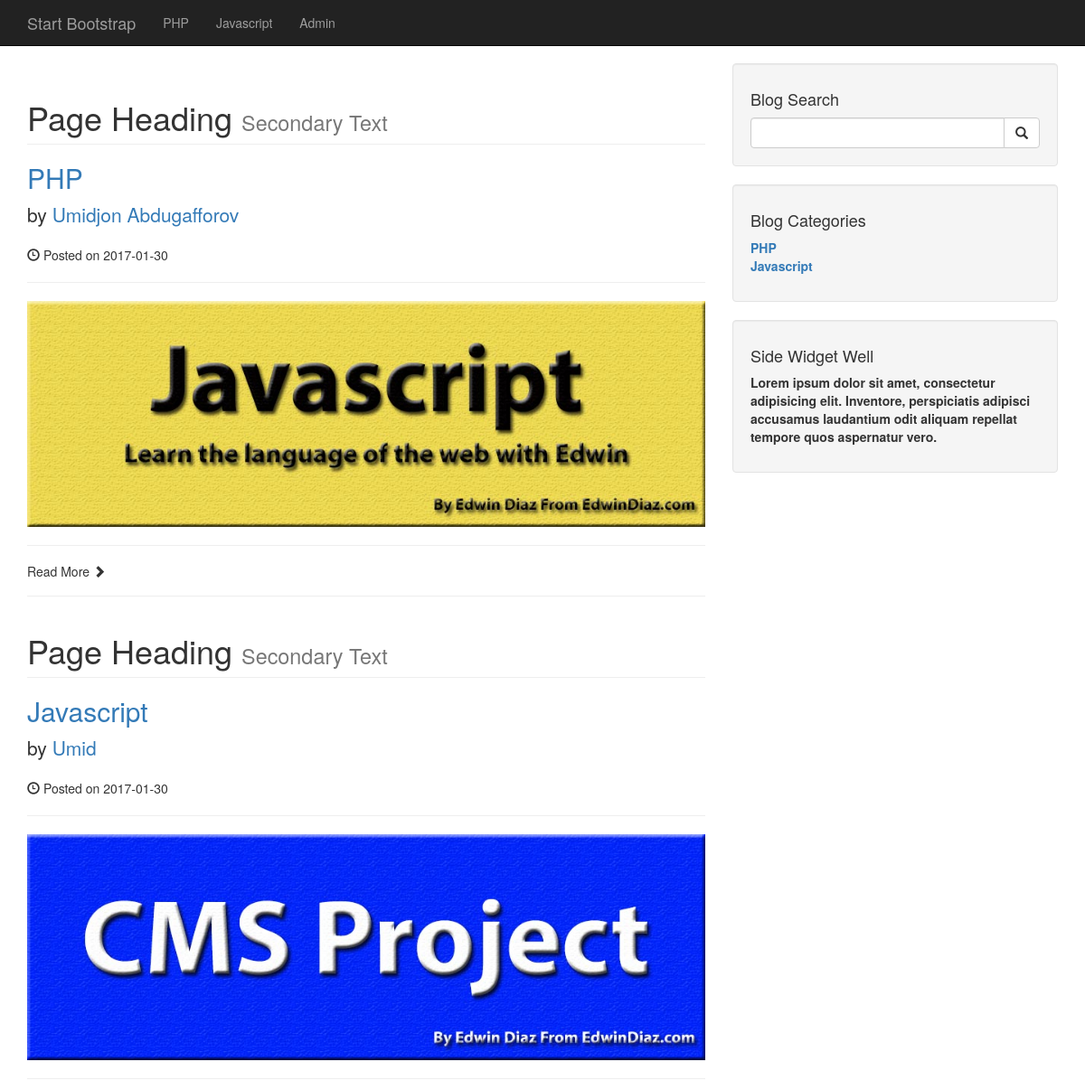
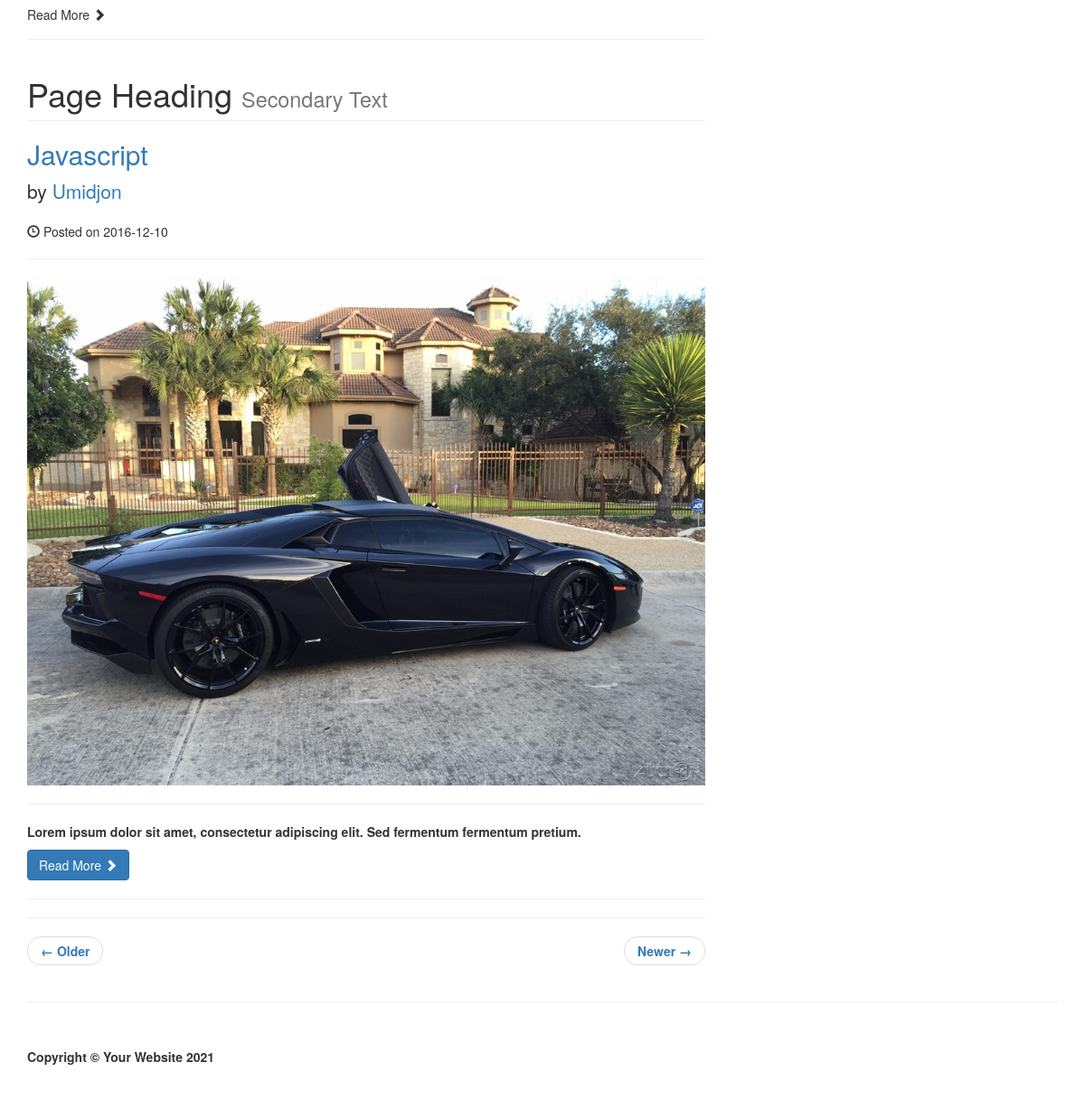
Screenshot of /category.php?category=48 with the database file from the repository (2 pictures, top to bottom).
### tables this page shows
CREATE TABLE `categories` (
  `cat_id` int(3) NOT NULL,
  `cat_title` varchar(255) NOT NULL
);

CREATE TABLE `posts` (
  `post_id` int(3) NOT NULL,
  `post_category_id` int(3) NOT NULL,
  `post_title` varchar(255) NOT NULL,
  `post_author` varchar(255) NOT NULL,
  `post_user` varchar(255) NOT NULL,
  `post_date` date NOT NULL,
  `post_image` text NOT NULL,
  `post_content` text NOT NULL,
  `post_tags` varchar(255) NOT NULL,
  `post_comment_count` varchar(255) NOT NULL,
  `post_status` varchar(255) NOT NULL DEFAULT 'draft',
  `post_views_count` int(11) NOT NULL
);

### category.php (the view)
<?php
include "includes/db.php";
include "includes/header.php";
?>
<?php include "includes/navigation.php"; ?>
<div class="container">
    <div class="row">
        <div class="col-md-8">
            <?php
            if(isset($_GET['category'])){
               $post_category_id = $_GET['category'];
            }
            $query = "SELECT * FROM posts WHERE post_category_id = $post_category_id ";
            $select_all_posts_query = mysqli_query($connection, $query);
            while($row = mysqli_fetch_assoc($select_all_posts_query)){
                $post_id = $row['post_id'];
                $post_title = $row['post_title'];
                $post_author = $row['post_author'];
                $post_date = $row['post_date'];
                $post_image = $row['post_image'];
                $post_content = substr($row['post_content'],0,100);
                ?>
                <h1 class="page-header">
                    Page Heading
                    <small>Secondary Text</small>
                </h1>
                <h2>
                    <a href="post.php?p_id=<?=$post_id?>"><?=$post_title?></a>
                </h2>
                <p class="lead">
                    by <a href="index.php"><?=$post_author?></a>
                </p>
                <p><span class="glyphicon glyphicon-time"></span> Posted on <?=$post_date?></p>
                <hr>
                <img class="img-responsive" src="images/<?=$post_image?>" alt="">
                <hr>
                <p><?=$post_content?></p>
                <a class="btn btn-primary" href="#">Read More <span class="glyphicon glyphicon-chevron-right"></span></a>
                <hr>
            <?php } ?>
            <hr>
            <ul class="pager">
                <li class="previous">
                    <a href="#">&larr; Older</a>
                </li>
                <li class="next">
                    <a href="#">Newer &rarr;</a>
                </li>
            </ul>
        </div>
        <?php include "includes/sidebar.php"?>
    </div>
    <hr>
    <?php include "includes/footer.php"; ?>

### includes/navigation.php (shortened to what this page needs)
<nav class="navbar navbar-inverse navbar-fixed-top" role="navigation">
    <div class="container">
        <div class="navbar-header">
            <a class="navbar-brand" href="../index.php">Start Bootstrap</a>
        </div>
        <div class="collapse navbar-collapse" id="bs-example-navbar-collapse-1">
            <ul class="nav navbar-nav">
                <?php
                $query = "SELECT * FROM categories";
                $select_all_categories_query = mysqli_query($connection, $query);
                while($row = mysqli_fetch_assoc($select_all_categories_query)){
                    $cat_title = $row['cat_title'];
                    $cat_id = $row['cat_id'];
                    echo "<li><a href='../category.php?category={$cat_id}'>{$cat_title}</a></li>";
                }
                ?>
                <li>
                    <a href="admin/index.php">Admin</a>
                </li>
            </ul>
        </div>
    </div>
</nav>

### includes/sidebar.php
<div class="col-md-4">
    <div class="well">
        <h4>Blog Search</h4>
        <form action="search.php" method="post">
        <div class="input-group">
            <input name="search" type="text" class="form-control">
            <span class="input-group-btn">
                            <button name="submit" class="btn btn-default" type="submit">
                                <span class="glyphicon glyphicon-search"></span>
                        </button>
                        </span>
        </div>
        </form>
    </div>
    <div class="well">
        <h4>Blog Categories</h4>
        <div class="row">
            <div class="col-lg-12">
                <ul class="list-unstyled">
                    <?php
                    $query = "SELECT * FROM categories";
                    $select_categories_sidebar = mysqli_query($connection, $query);
                    while ($row = mysqli_fetch_assoc($select_categories_sidebar)){
                        $cat_title = $row['cat_title'];
                        $cat_id = $row['cat_id'];
                        echo "<li><a href='../category.php?category={$cat_id}'>{$cat_title}</a></li>";
                    }
                    ?>
                </ul>
            </div>
        </div>
    </div>
   <?php include "includes/widget.php"?>
</div>

### css/blog-home.css (style rules this page uses)
body { padding-top: 70px; }

### rows the page displays
categories: cat_title "PHP"
categories: cat_title "Javascript"
posts: post_title "PHP", post_author "Umidjon Abdugafforov", post_date "2017-01-30", post_image (picture)
posts: post_title "Javascript", post_author "Umid", post_date "2017-01-30", post_image (picture)
posts: post_title "Javascript", post_author "Umidjon", post_date "2016-12-10", post_image (picture), post_content "Lorem ipsum dolor sit amet, consectetur adipiscing elit. Sed fermentum fermentum pretium."
